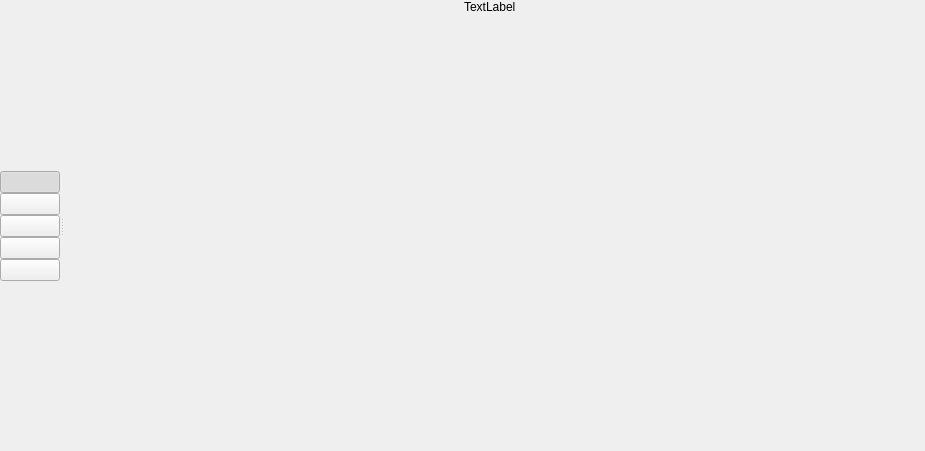
<?xml version="1.0" encoding="UTF-8"?>
<ui version="4.0">
 <class>MainWindow</class>
 <widget class="QMainWindow" name="MainWindow">
  <property name="geometry">
   <rect>
    <x>0</x>
    <y>0</y>
    <width>925</width>
    <height>451</height>
   </rect>
  </property>
  <property name="windowTitle">
   <string>Linuxer</string>
  </property>
  <widget class="QWidget" name="centralwidget">
   <layout class="QHBoxLayout" name="horizontalLayout">
    <property name="leftMargin">
     <number>0</number>
    </property>
    <property name="topMargin">
     <number>0</number>
    </property>
    <property name="bottomMargin">
     <number>0</number>
    </property>
    <item>
     <widget class="QSplitter" name="splitter">
      <property name="orientation">
       <enum>Qt::Horizontal</enum>
      </property>
      <widget class="QWidget" name="sidebar" native="true">
       <property name="sizePolicy">
        <sizepolicy hsizetype="Fixed" vsizetype="Expanding">
         <horstretch>0</horstretch>
         <verstretch>0</verstretch>
        </sizepolicy>
       </property>
       <property name="minimumSize">
        <size>
         <width>60</width>
         <height>0</height>
        </size>
       </property>
       <property name="maximumSize">
        <size>
         <width>60</width>
         <height>16777215</height>
        </size>
       </property>
       <property name="styleSheet">
        <string notr="true"/>
       </property>
       <layout class="QVBoxLayout" name="sidebarLayout">
        <property name="spacing">
         <number>0</number>
        </property>
        <property name="leftMargin">
         <number>0</number>
        </property>
        <property name="topMargin">
         <number>5</number>
        </property>
        <property name="rightMargin">
         <number>0</number>
        </property>
        <property name="bottomMargin">
         <number>5</number>
        </property>
        <item>
         <spacer name="verticalSpacer_2">
          <property name="orientation">
           <enum>Qt::Vertical</enum>
          </property>
          <property name="sizeHint" stdset="0">
           <size>
            <width>20</width>
            <height>40</height>
           </size>
          </property>
         </spacer>
        </item>
        <item>
         <widget class="QPushButton" name="btnDash">
          <property name="cursor">
           <cursorShape>PointingHandCursor</cursorShape>
          </property>
          <property name="focusPolicy">
           <enum>Qt::NoFocus</enum>
          </property>
          <property name="toolTip">
           <string>Dashboard</string>
          </property>
          <property name="styleSheet">
           <string notr="true"/>
          </property>
          <property name="text">
           <string/>
          </property>
          <property name="icon">
           <iconset>
            <normaloff>assets/img/sidebar-icons/dash.png</normaloff>assets/img/sidebar-icons/dash.png</iconset>
          </property>
          <property name="iconSize">
           <size>
            <width>35</width>
            <height>35</height>
           </size>
          </property>
          <property name="checkable">
           <bool>true</bool>
          </property>
          <property name="checked">
           <bool>true</bool>
          </property>
         </widget>
        </item>
        <item>
         <widget class="QPushButton" name="btnStartups">
          <property name="cursor">
           <cursorShape>PointingHandCursor</cursorShape>
          </property>
          <property name="focusPolicy">
           <enum>Qt::NoFocus</enum>
          </property>
          <property name="toolTip">
           <string>Starup Services</string>
          </property>
          <property name="text">
           <string/>
          </property>
          <property name="icon">
           <iconset>
            <normaloff>assets/img/sidebar-icons/startup-apps.png</normaloff>assets/img/sidebar-icons/startup-apps.png</iconset>
          </property>
          <property name="iconSize">
           <size>
            <width>35</width>
            <height>35</height>
           </size>
          </property>
          <property name="checkable">
           <bool>true</bool>
          </property>
         </widget>
        </item>
        <item>
         <widget class="QPushButton" name="btnProcesses">
          <property name="cursor">
           <cursorShape>PointingHandCursor</cursorShape>
          </property>
          <property name="focusPolicy">
           <enum>Qt::NoFocus</enum>
          </property>
          <property name="toolTip">
           <string>Processes</string>
          </property>
          <property name="text">
           <string/>
          </property>
          <property name="icon">
           <iconset>
            <normaloff>assets/img/sidebar-icons/process.png</normaloff>assets/img/sidebar-icons/process.png</iconset>
          </property>
          <property name="iconSize">
           <size>
            <width>35</width>
            <height>35</height>
           </size>
          </property>
          <property name="checkable">
           <bool>true</bool>
          </property>
         </widget>
        </item>
        <item>
         <widget class="QPushButton" name="btnResource">
          <property name="cursor">
           <cursorShape>PointingHandCursor</cursorShape>
          </property>
          <property name="focusPolicy">
           <enum>Qt::NoFocus</enum>
          </property>
          <property name="toolTip">
           <string>Resouce Chart</string>
          </property>
          <property name="text">
           <string/>
          </property>
          <property name="icon">
           <iconset>
            <normaloff>assets/img/sidebar-icons/resources.png</normaloff>assets/img/sidebar-icons/resources.png</iconset>
          </property>
          <property name="iconSize">
           <size>
            <width>35</width>
            <height>35</height>
           </size>
          </property>
          <property name="checkable">
           <bool>true</bool>
          </property>
         </widget>
        </item>
        <item>
         <widget class="QPushButton" name="btnSetup">
          <property name="cursor">
           <cursorShape>PointingHandCursor</cursorShape>
          </property>
          <property name="focusPolicy">
           <enum>Qt::NoFocus</enum>
          </property>
          <property name="toolTip">
           <string>Application Setups</string>
          </property>
          <property name="styleSheet">
           <string notr="true"/>
          </property>
          <property name="text">
           <string/>
          </property>
          <property name="icon">
           <iconset>
            <normaloff>assets/img/sidebar-icons/settings.png</normaloff>assets/img/sidebar-icons/settings.png</iconset>
          </property>
          <property name="iconSize">
           <size>
            <width>35</width>
            <height>35</height>
           </size>
          </property>
          <property name="checkable">
           <bool>true</bool>
          </property>
         </widget>
        </item>
        <item>
         <spacer name="verticalSpacer">
          <property name="orientation">
           <enum>Qt::Vertical</enum>
          </property>
          <property name="sizeHint" stdset="0">
           <size>
            <width>20</width>
            <height>40</height>
           </size>
          </property>
         </spacer>
        </item>
       </layout>
       <zorder>btnDash</zorder>
       <zorder>verticalSpacer_2</zorder>
       <zorder>btnSetup</zorder>
       <zorder>btnResource</zorder>
       <zorder>btnStartups</zorder>
       <zorder>btnProcesses</zorder>
      </widget>
      <widget class="QWidget" name="gridLayoutWidget_2">
       <layout class="QGridLayout" name="mainLayout">
        <item row="0" column="0" alignment="Qt::AlignHCenter|Qt::AlignTop">
         <widget class="QLabel" name="mainWidgetLabel">
          <property name="text">
           <string>TextLabel</string>
          </property>
          <property name="scaledContents">
           <bool>false</bool>
          </property>
         </widget>
        </item>
        <item row="1" column="0">
         <widget class="QWidget" name="mainWidget" native="true">
          <property name="sizePolicy">
           <sizepolicy hsizetype="Preferred" vsizetype="MinimumExpanding">
            <horstretch>0</horstretch>
            <verstretch>0</verstretch>
           </sizepolicy>
          </property>
          <property name="minimumSize">
           <size>
            <width>0</width>
            <height>0</height>
           </size>
          </property>
          <property name="sizeIncrement">
           <size>
            <width>0</width>
            <height>0</height>
           </size>
          </property>
          <property name="baseSize">
           <size>
            <width>0</width>
            <height>0</height>
           </size>
          </property>
         </widget>
        </item>
       </layout>
      </widget>
     </widget>
    </item>
   </layout>
  </widget>
 </widget>
 <resources/>
 <connections>
  <connection>
   <sender>btnDash</sender>
   <signal>clicked()</signal>
   <receiver>MainWindow</receiver>
   <slot>selectPage()</slot>
   <hints>
    <hint type="sourcelabel">
     <x>21</x>
     <y>202</y>
    </hint>
    <hint type="destinationlabel">
     <x>1073</x>
     <y>42</y>
    </hint>
   </hints>
  </connection>
  <connection>
   <sender>btnStartups</sender>
   <signal>clicked()</signal>
   <receiver>MainWindow</receiver>
   <slot>selectPage()</slot>
   <hints>
    <hint type="sourcelabel">
     <x>28</x>
     <y>261</y>
    </hint>
    <hint type="destinationlabel">
     <x>772</x>
     <y>792</y>
    </hint>
   </hints>
  </connection>
  <connection>
   <sender>btnProcesses</sender>
   <signal>clicked()</signal>
   <receiver>MainWindow</receiver>
   <slot>selectPage()</slot>
   <hints>
    <hint type="sourcelabel">
     <x>37</x>
     <y>302</y>
    </hint>
    <hint type="destinationlabel">
     <x>173</x>
     <y>796</y>
    </hint>
   </hints>
  </connection>
  <connection>
   <sender>btnResource</sender>
   <signal>clicked()</signal>
   <receiver>MainWindow</receiver>
   <slot>selectPage()</slot>
   <hints>
    <hint type="sourcelabel">
     <x>27</x>
     <y>340</y>
    </hint>
    <hint type="destinationlabel">
     <x>166</x>
     <y>788</y>
    </hint>
   </hints>
  </connection>
  <connection>
   <sender>btnSetup</sender>
   <signal>clicked()</signal>
   <receiver>MainWindow</receiver>
   <slot>selectPage()</slot>
   <hints>
    <hint type="sourcelabel">
     <x>45</x>
     <y>395</y>
    </hint>
    <hint type="destinationlabel">
     <x>141</x>
     <y>752</y>
    </hint>
   </hints>
  </connection>
 </connections>
 <slots>
  <slot>selectPage()</slot>
 </slots>
</ui>
